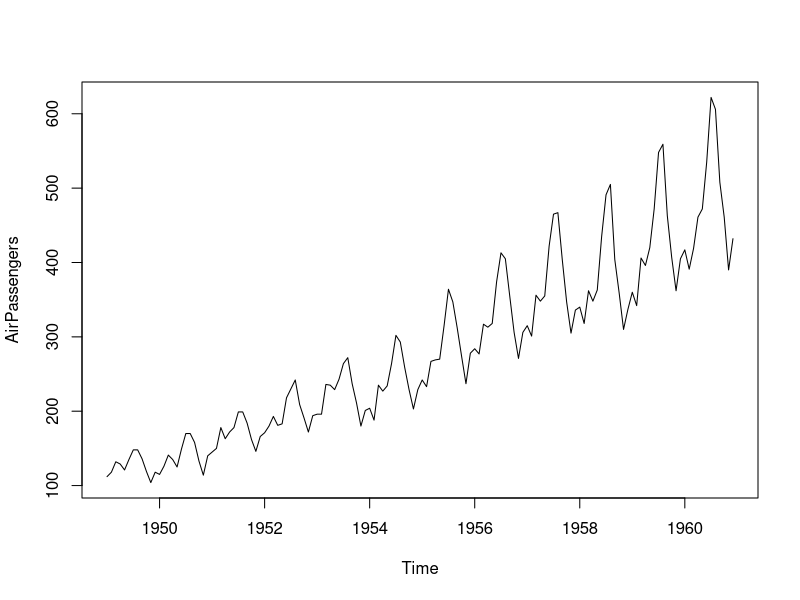
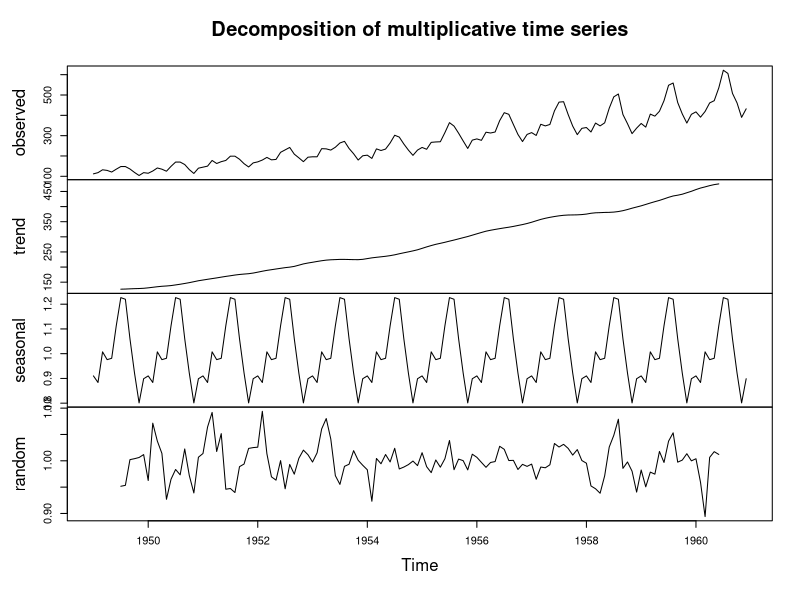
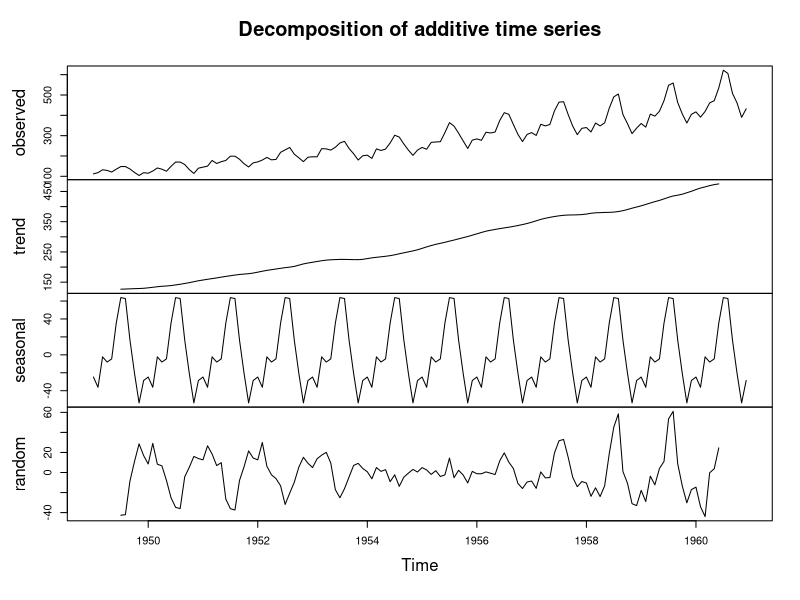
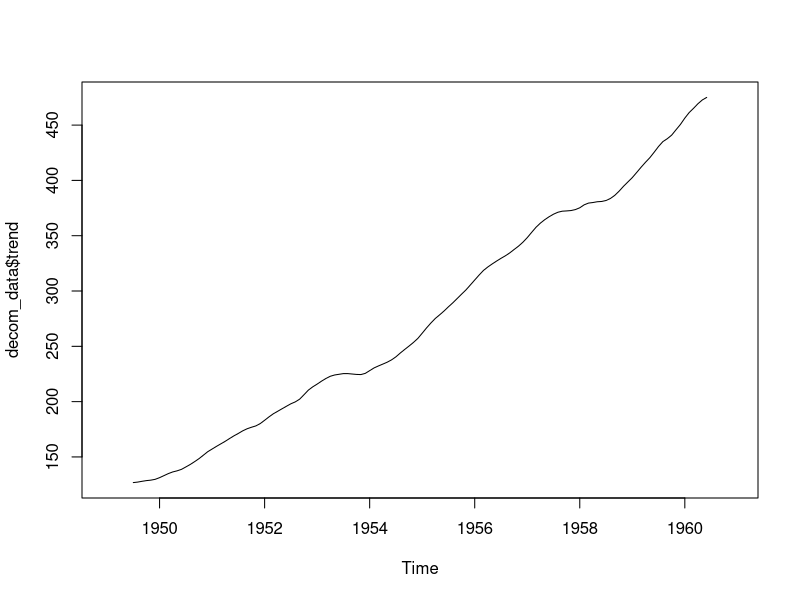
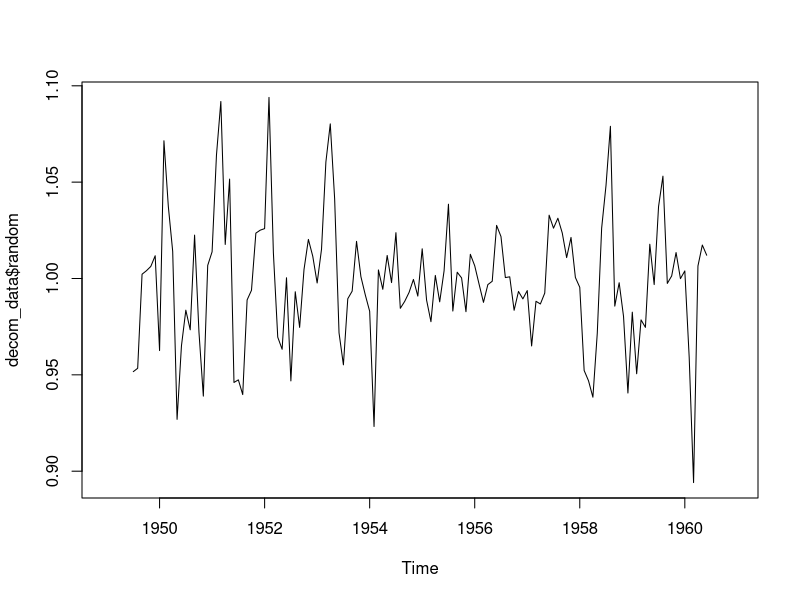
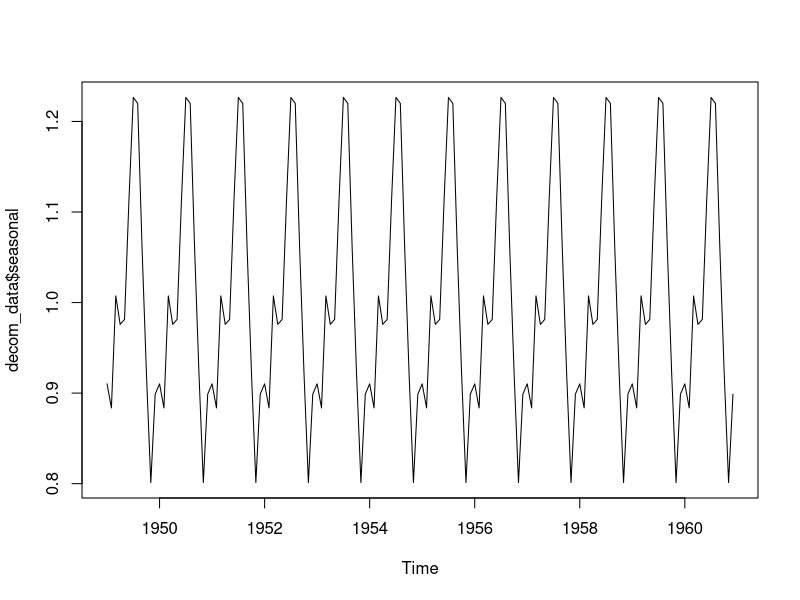
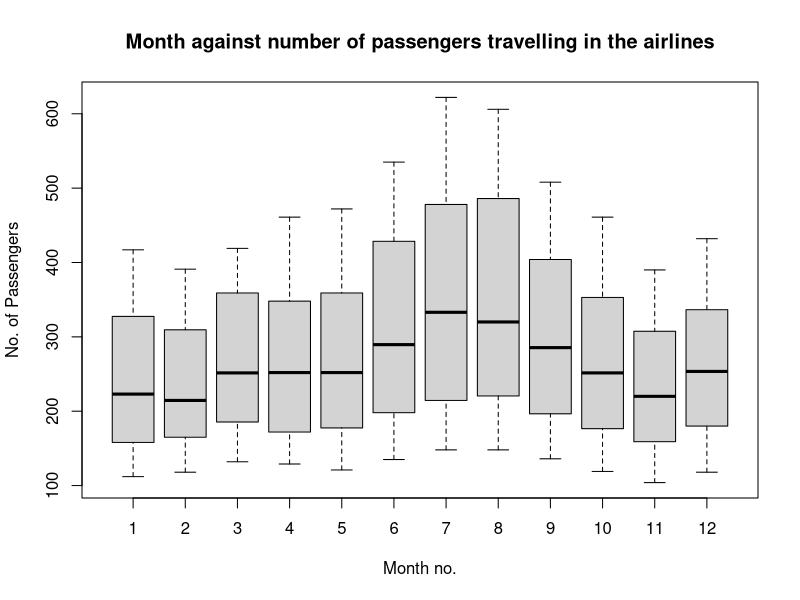
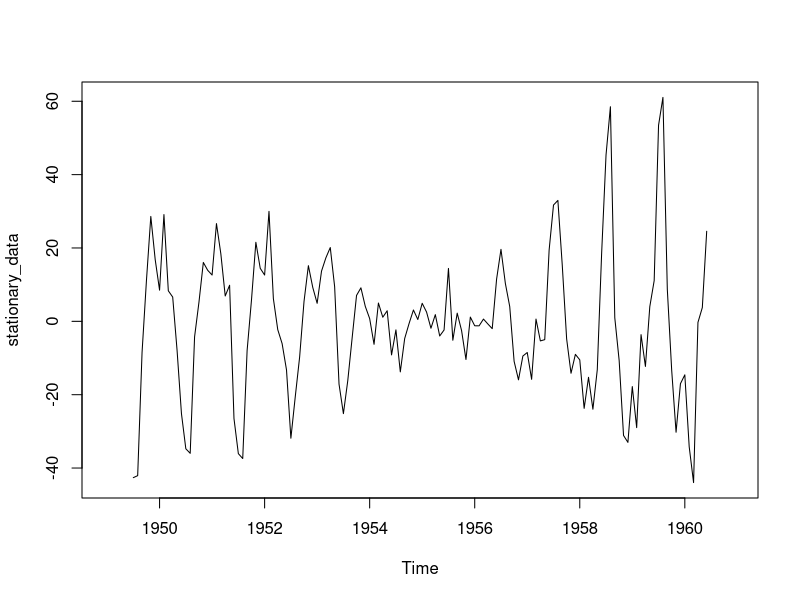

These figures' R source, in order:
# Time series on Air Passengers data

install.packages('timeSeries')
install.packages('forecast')
library(timeSeries)
library(forecast)

# data
df = AirPassengers
df

# In case data is not time series format use ts(data, frequency = time interval) 
# to convert it into time series

# start year
start(AirPassengers)

# end year
end(AirPassengers)

# frequency
frequency(AirPassengers)

# Plot
plot(AirPassengers)

# decomposing into different components

decom_data = decompose(AirPassengers, "multiplicative")
decom_data

plot(decom_data)

# additive decomposition (default)
decom_add = decompose(AirPassengers)
plot(decom_add)

plot(decom_data$trend)
plot(decom_data$random)
plot(decom_data$seasonal)

# Box-plot
boxplot(df~cycle(df), main = 'Month against number of passengers travelling in the airlines',xlab = 'Month no.', ylab = 'No. of Passengers') 

# Stationary data
stationary_data =df - decom_add$seasonal-decom_add$trend
plot(stationary_data)



# Auto ARIMA model
f_model = auto.arima(stationary_data)

f = forecast(f_model, h = 10*12, level = c(95)) # h =10*12 means 10 years data
f

plot(f)


# original data
f_model = auto.arima(df)

f = forecast(f_model, h = 10*12, level = c(95)) # h =10*12 means 10 years data
f

plot(f)
